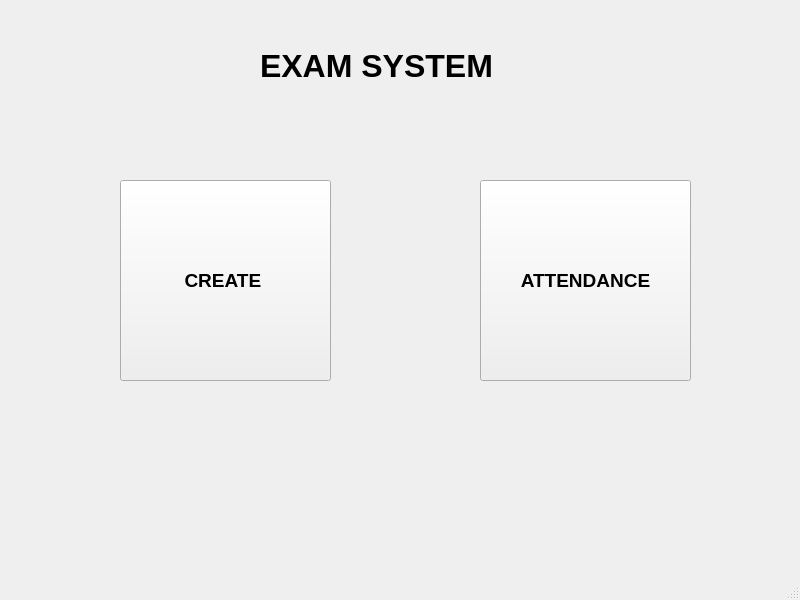
<?xml version="1.0" encoding="UTF-8"?>
<ui version="4.0">
 <class>MainWindow</class>
 <widget class="QMainWindow" name="MainWindow">
  <property name="geometry">
   <rect>
    <x>0</x>
    <y>0</y>
    <width>800</width>
    <height>600</height>
   </rect>
  </property>
  <property name="windowTitle">
   <string>MainWindow</string>
  </property>
  <widget class="QWidget" name="centralwidget">
   <widget class="QPushButton" name="Create">
    <property name="geometry">
     <rect>
      <x>120</x>
      <y>180</y>
      <width>211</width>
      <height>201</height>
     </rect>
    </property>
    <property name="font">
     <font>
      <family>Arial</family>
      <pointsize>14</pointsize>
      <weight>75</weight>
      <bold>true</bold>
     </font>
    </property>
    <property name="text">
     <string>CREATE </string>
    </property>
   </widget>
   <widget class="QPushButton" name="Attend">
    <property name="geometry">
     <rect>
      <x>480</x>
      <y>180</y>
      <width>211</width>
      <height>201</height>
     </rect>
    </property>
    <property name="font">
     <font>
      <family>Arial</family>
      <pointsize>14</pointsize>
      <weight>75</weight>
      <bold>true</bold>
     </font>
    </property>
    <property name="text">
     <string>ATTENDANCE</string>
    </property>
   </widget>
   <widget class="QLabel" name="label">
    <property name="geometry">
     <rect>
      <x>260</x>
      <y>40</y>
      <width>391</width>
      <height>51</height>
     </rect>
    </property>
    <property name="font">
     <font>
      <family>Arial</family>
      <pointsize>24</pointsize>
      <weight>75</weight>
      <bold>true</bold>
     </font>
    </property>
    <property name="mouseTracking">
     <bool>false</bool>
    </property>
    <property name="text">
     <string>EXAM SYSTEM</string>
    </property>
   </widget>
  </widget>
  <widget class="QMenuBar" name="menubar">
   <property name="geometry">
    <rect>
     <x>0</x>
     <y>0</y>
     <width>800</width>
     <height>26</height>
    </rect>
   </property>
  </widget>
  <widget class="QStatusBar" name="statusbar"/>
 </widget>
 <resources/>
 <connections/>
</ui>
